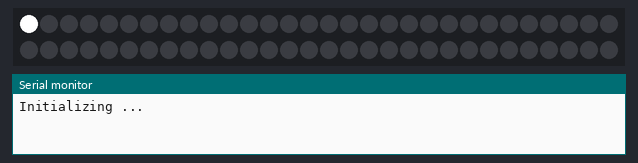
Simulated run of this sketch. Board: ESP8266 (NodeMCU). Parts: 60 RGB LEDs in strip order, left to right, continuing on the next row, the last lines printed to the serial monitor. WiFi joins after 1.5 s; servers stay silent unless stated; the local clock reads 2024-03-15 10:24:30 at power-on unless the sketch sets it.

Above: at 0.1 s.
At 3.2 s:
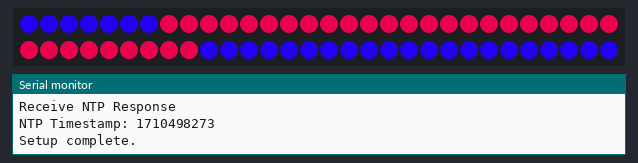

The sketch:

lightClock.ino
```cpp
#ifdef ESP8266
#  include <ArduinoOTA.h>
#  include <ESP8266WiFi.h>
#  include <ESP8266mDNS.h>
#  include <WiFiManager.h>
#endif

#include <Adafruit_NeoPixel.h>
#include <Time.h>
#include <Timezone.h>  // https://github.com/JChristensen/Timezone

#include "NtpClient.h"

Adafruit_NeoPixel pixels = { 60, 5, NEO_GRB + NEO_KHZ800 };

static uint32_t PIXEL_COLOR_MINUTES;
static uint32_t PIXEL_COLOR_HOURS;

void infoLight(uint32_t color) {
  for (int i = 0; i < 60; i++) {
    pixels.setPixelColor(i, color);
    pixels.show();
    delay(10);

    pixels.setPixelColor(i, pixels.Color(0, 0, 0));
    pixels.show();
  }
}

time_t getLocalTime() {
  //Central European Time (Frankfurt, Paris)
  TimeChangeRule CEST = {"CEST", Last, Sun, Mar, 2, 120};     //Central European Summer Time
  TimeChangeRule CET = {"CET ", Last, Sun, Oct, 3, 60};       //Central European Standard Time
  Timezone localTimezone(CEST, CET);
  return localTimezone.toLocal(now());
}

void setup() {
  Serial.begin(115200);

  pixels.begin();
  pixels.clear();
  pixels.show();

  PIXEL_COLOR_MINUTES = pixels.Color(192, 0, 64);
  PIXEL_COLOR_HOURS = pixels.Color(32, 0, 224);

  char clock_name[32];
  sprintf(clock_name, "lightclock-%06x", ESP.getChipId());
  ArduinoOTA.setHostname(clock_name);

  WiFi.hostname(clock_name);

  Serial.println("Initializing ...");
  infoLight(pixels.Color(255, 255, 255));

  Serial.println("Starting WiFiManager ...");
  WiFiManager wifiManager;
  wifiManager.setConfigPortalTimeout(120);
  wifiManager.autoConnect(clock_name);

  while (WiFi.status() != WL_CONNECTED) {
    Serial.println("Waiting for WiFi ...");
    infoLight(pixels.Color(255, 0, 0));
    delay(500);
  }

  // Show that we are connected
  Serial.println("WiFi connected...");
  infoLight(pixels.Color(0, 255, 0));

  ArduinoOTA.begin();

  syncTime();

  Serial.println("Setup complete.");
}

uint8_t p(uint8_t i) {
  return (i + 15) % 60;
}

void loop() {
  ArduinoOTA.handle();

  time_t t = getLocalTime();
  uint8_t h = (hour(t) % 12) * 5;
  uint8_t m = minute(t);

  static uint8_t last_m = 255;

  if (last_m == m) {
    // no change -> no repaint
    return;
  }

  last_m = m;

  h += m / 12;

  h = p(h);
  m = p(m);

  if (h == m) {
    paintOverlayClockHands(m);
  } else {
    paintClockHands(h, m);
  }

  pixels.show();
}

void paintOverlayClockHands(uint8_t m) {
  for (uint8_t i = (m + 59) % 60; i != m; i = (i + 59) % 60) {
    pixels.setPixelColor(i, PIXEL_COLOR_HOURS);
    pixels.show();
    delay(50);
  }

  pixels.setPixelColor(m, PIXEL_COLOR_MINUTES);

}

void paintClockHands(uint8_t h, uint8_t m) {
  for (uint8_t i = h; i != m; i = (i + 1) % 60) {
    pixels.setPixelColor(i, PIXEL_COLOR_MINUTES);
  }

  for (uint8_t i = m; i != h; i = (i + 1) % 60) {
    pixels.setPixelColor(i, PIXEL_COLOR_HOURS);
  }
}
```

NtpClient.cpp
```cpp
#ifdef ESP8266
#include <Arduino.h>

#include <ESP8266WiFi.h>
#include <WiFiUdp.h>
#include <TimeLib.h>

static WiFiUDP Udp;

static const int NTP_PACKET_SIZE = 48; // NTP time is in the first 48 bytes of message
static byte packetBuffer[NTP_PACKET_SIZE]; //buffer to hold incoming & outgoing packets

// send an NTP request to the time server at the given address
static void sendNTPpacket()
{
  // set all bytes in the buffer to 0
  memset(packetBuffer, 0, NTP_PACKET_SIZE);
  // Initialize values needed to form NTP request
  // (see URL above for details on the packets)
  packetBuffer[0] = 0b11100011;   // LI, Version, Mode
  packetBuffer[1] = 0;     // Stratum, or type of clock
  packetBuffer[2] = 6;     // Polling Interval
  packetBuffer[3] = 0xEC;  // Peer Clock Precision
  // 8 bytes of zero for Root Delay & Root Dispersion
  packetBuffer[12]  = 49;
  packetBuffer[13]  = 0x4E;
  packetBuffer[14]  = 49;
  packetBuffer[15]  = 52;
  // all NTP fields have been given values, now
  // you can send a packet requesting a timestamp:
  Udp.beginPacket("0.de.pool.ntp.org", 123); //NTP requests are to port 123
  Udp.write(packetBuffer, NTP_PACKET_SIZE);
  Udp.endPacket();
}

static time_t getNtpTime()
{
  while (Udp.parsePacket() > 0) ; // discard any previously received packets
  Serial.println("Transmit NTP Request");
  sendNTPpacket();
  uint32_t beginWait = millis();
  while (millis() - beginWait < 1500) {
    int size = Udp.parsePacket();
    if (size >= NTP_PACKET_SIZE) {
      Serial.println("Receive NTP Response");
      Udp.read(packetBuffer, NTP_PACKET_SIZE);  // read packet into the buffer
      unsigned long secsSince1900;
      // convert four bytes starting at location 40 to a long integer
      secsSince1900 =  (unsigned long)packetBuffer[40] << 24;
      secsSince1900 |= (unsigned long)packetBuffer[41] << 16;
      secsSince1900 |= (unsigned long)packetBuffer[42] << 8;
      secsSince1900 |= (unsigned long)packetBuffer[43];

      time_t result = secsSince1900 - 2208988800UL;
      Serial.println("NTP Timestamp: " + String(result));
      return result;
    }
  }
  Serial.println("No NTP Response :-(");
  return 0; // return 0 if unable to get the time
}

void syncTime() {
  Udp.begin(8888);
  setSyncProvider(getNtpTime);
}

#endif  /* ESP8266 */
```

NtpClient.h
```cpp
#ifndef NTP_CLIENT_H
#define NTP_CLIENT_H

void syncTime();

#endif  /* !NTP_CLIENT_H */
```
